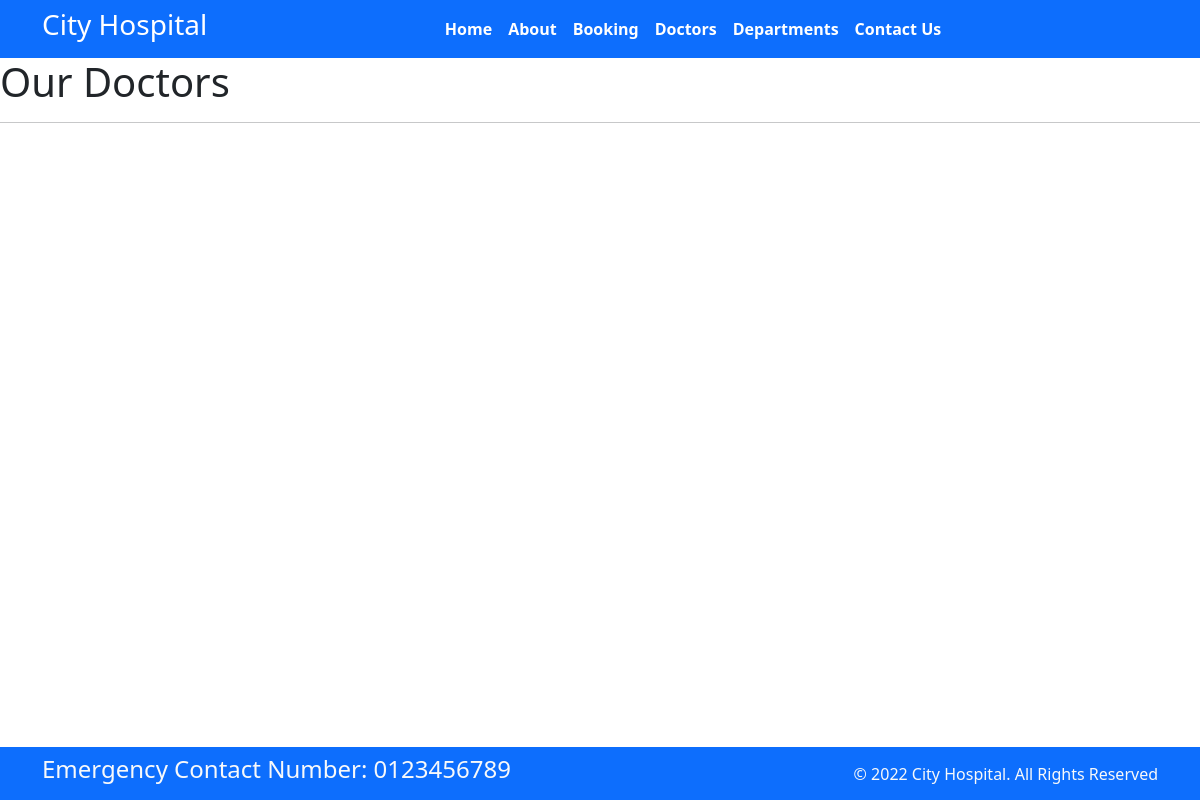
The page /doctors/ on the database as committed earlier.
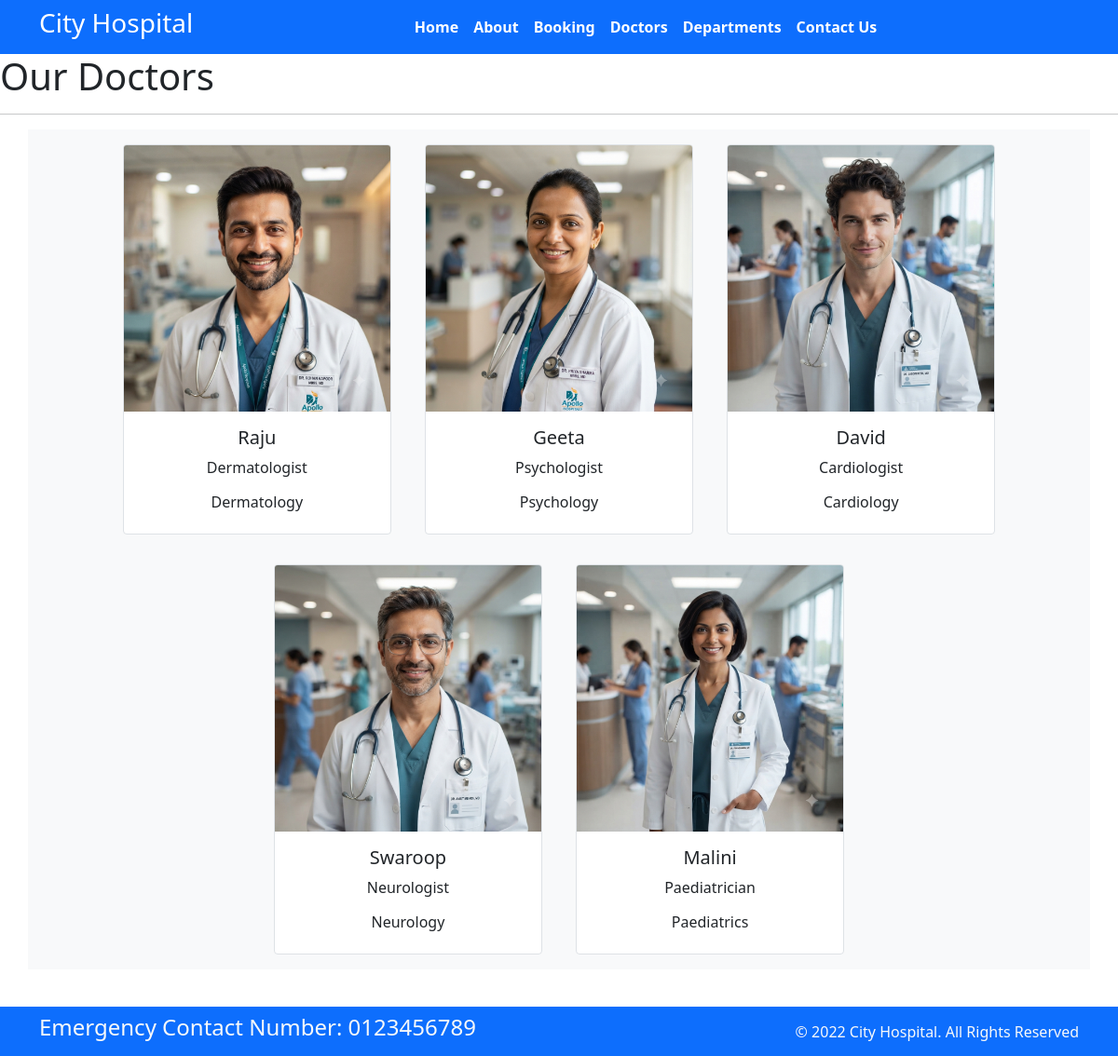
The same page on the database as committed later.
### home/models.py (models this page shows, shortened)
class Doctors(models.Model):
  doc_name = models.CharField(max_length=150)
  doc_spec =models.CharField(max_length=150)
  dep_name = models.ForeignKey(Departments,on_delete=models.CASCADE)
  doc_image = models.ImageField(upload_to='doctors')

class Departments(models.Model):
  dep_name = models.CharField(max_length=20)
  dep_description = models.TextField()
  def __str__(self):
    return self.dep_name

### home/views.py (the view)
# urls.py: path('doctors/',views.doctors,name="doctors"),
def doctors(request):
  dict_doc = {
    'doctors':Doctors.objects.all()
  }
  return render(request,'doctors.html',dict_doc)

### templates/doctors.html (shortened to what this page needs)
{% extends 'base.html' %}
{% block content %}
<h1>Our Doctors </h1>
<hr>
<div class="container text-center bg-light">
  {% for d in doctors %}
  <div class="card border rounded mx-3 my-3" style="width: 18rem; display:inline-block">
  <img src="{{d.doc_image.url}}" class="card-img-top" alt="...">
  <div class="card-body">
    <h5 class="card-title">{{d.doc_name}}</h5>
    <p class="card-text">{{d.doc_spec}}</p>
    <h6>{{d.dep_name}}</h6>
  </div>
</div>
{% endfor %}
</div>
{% endblock %}

### templates/base.html (shortened to what this page needs)
  {% load static %}
  <!DOCTYPE html>
  <html>
    <head>
      <link rel="stylesheet"
        href=" https://cdn.jsdelivr.net/npm/bootstrap@5.1.3/dist/css/bootstrap.min.css ">
      <link rel="stylesheet"
        href="https://use.fontawesome.com/releases/v5.2.0/css/all.css">
      <link rel="stylesheet" href="{% static 'css/style.css' %}">
    </head>
    <body>
      <nav class="navbar bg-primary navbar-expand-md ">
        <div class="container">
          <div class="col-2 text-left pl-md-0">
            <h3 class="text-white"> City Hospital </h3>
          </div>
          <div
            class="collapse navbar-collapse justify-content-center col-md-8 navbar-collapse-3">
            <ul class="navbar-nav justify-content-center  fw-bold">
              <li class="nav-item active">
                <a class="nav-link text-white" href="{% url 'home' %}">Home </a>
              </li>
              <li class="nav-item">
                <a class="nav-link text-white" href="{% url 'about' %}">About</a>
              </li>
              <li class="nav-item">
                <a class="nav-link text-white" href="{% url 'booking' %}">Booking</a>
              </li>
              <li class="nav-item">
                <a class="nav-link text-white" href="{% url 'doctors' %}">Doctors</a>
              </li>
        <li class="nav-item">
                <a class="nav-link text-white" href="{% url 'department' %}">Departments</a>
              </li>
              <li class="nav-item">
                <a class="nav-link text-white" href="{% url 'contact' %}">Contact Us</a>
              </li>
            </ul>
          </div>
        </div>
      </nav>
      <main class="flex-grow-1">
        {% block content %}{% endblock %}
      </main>
      <section class="">
        <footer class="pt-2 pb-2  bg-primary text-light">
          <div class="container">
            <div class="row align-items-center">
              <div class="col-12 col-md-8">
                <h4>Emergency Contact Number: 0123456789</h4>
              </div>
              <div class="col-12 col-md-4 mt-4 mt-md-0 text-center text-md-end">
                © 2022 City Hospital. All Rights Reserved
              </div>
            </div>
          </div>
        </footer>
      </section>
    </body>
  </html>

### static/css/style.css (style rules this page uses)
html, body { height: 100%; }
body { display: flex; flex-direction: column; min-height: 100vh; }
footer { margin-top: 40px; }
img { max-height: 400px; }

Rows that differ between the two databases and show on the page:
added Doctors: doc_image (picture), doc_name "Raju", doc_spec "Dermatologist", dep_name "Dermatology"
added Doctors: doc_image (picture), doc_name "Geeta", doc_spec "Psychologist", dep_name "Psychology"
added Doctors: doc_image (picture), doc_name "David", doc_spec "Cardiologist", dep_name "Cardiology"
added Doctors: doc_image (picture), doc_name "Swaroop", doc_spec "Neurologist", dep_name "Neurology"
added Doctors: doc_image (picture), doc_name "Malini", doc_spec "Paediatrician", dep_name "Paediatrics"
